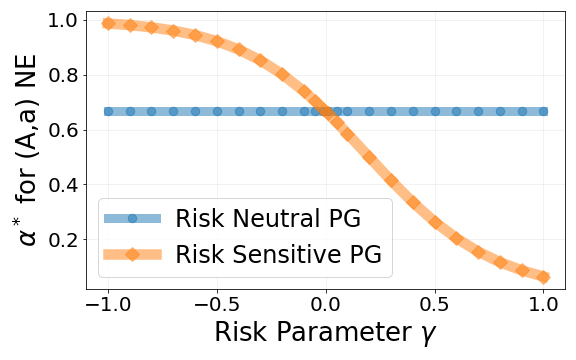

This chart was generated by the following Python code:
#!/usr/bin/env python3
# -*- coding: utf-8 -*-

"""
    Stag-Hunt Game model
    Erfaun Noorani, Mavridis Christos, John S. Baras 
    Department of Electrical and Computer Engineering 
    University of Maryland
    <enoorani,mavridis,baras>@umd.edu
"""

#%%

import numpy as np
import matplotlib.pyplot as plt

import matplotlib.colors as mcolors
colors = mcolors.TABLEAU_COLORS
colors = list(colors.keys())

#%%

A = 5
B = 4
C = 0
D = 2

def rs(A,gamma=0.01):
    return np.exp(gamma*A)

Pmixed = []
PmixedRS = []

gammas = [0.01,0.05,0.1,0.2,0.3,0.4,0.5,0.6,0.7,0.8,0.9,1.0]
mgammas = [-g for g in reversed(gammas)]
allgammas = mgammas + gammas
for gamma in allgammas:

    Pmixed.append( (D-C)/(A-B+D-C) )
    PmixedRS.append( (rs(D,gamma)-rs(C,gamma))/(rs(A,gamma)-rs(B,gamma)+rs(D,gamma)-rs(C,gamma)) )

fig,ax = plt.subplots(figsize=(8,5),tight_layout = {'pad': 1})

plt.plot(allgammas,Pmixed,color=colors[0],label='Risk Neutral PG',linewidth=9.0,marker='o',markersize=8.5,alpha=0.5)
plt.plot(allgammas,PmixedRS,color=colors[1],label='Risk Sensitive PG',linewidth=10.5,marker='D',markersize=10.0,alpha=0.5)

ax.set_ylabel(r'$\alpha^*$ for (A,a) NE', fontsize = 26)
ax.set_xlabel(r'Risk Parameter $\gamma$', fontsize = 26)
ax.tick_params(axis='both', which='major', labelsize=20)
ax.tick_params(axis='both', which='minor', labelsize=8)
        
plt.legend(prop={'size': 24})
plt.grid(color='gray', linestyle='-', linewidth=1, alpha = 0.1)
plt.show()

fig.savefig('./staghunt-init-prob.png', format = 'png')

    
    